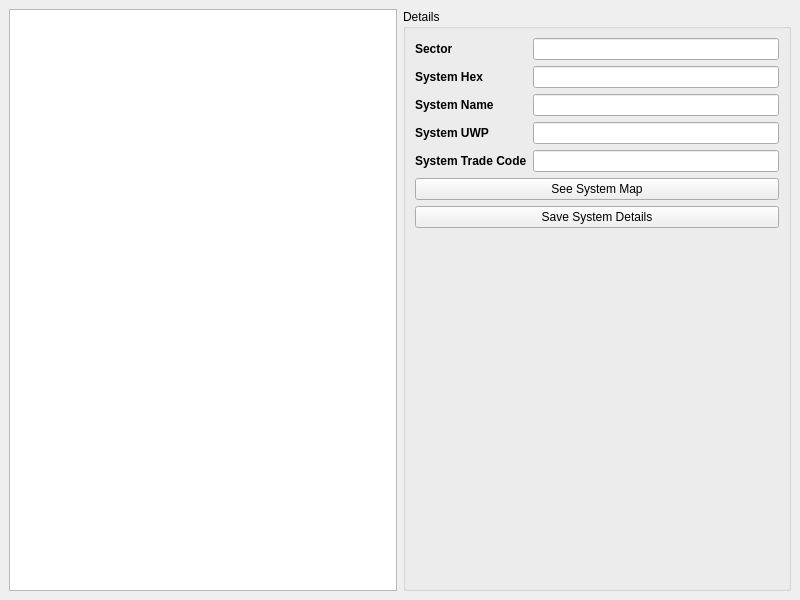
<?xml version="1.0" encoding="UTF-8"?>
<ui version="4.0">
 <class>Window_SectorMap</class>
 <widget class="QMainWindow" name="Window_SectorMap">
  <property name="geometry">
   <rect>
    <x>0</x>
    <y>0</y>
    <width>800</width>
    <height>600</height>
   </rect>
  </property>
  <property name="windowTitle">
   <string>MainWindow</string>
  </property>
  <widget class="QWidget" name="centralwidget">
   <layout class="QHBoxLayout" name="horizontalLayout">
    <item>
     <widget class="MapView" name="mapView"/>
    </item>
    <item>
     <widget class="QGroupBox" name="groupBox">
      <property name="title">
       <string>Details</string>
      </property>
      <layout class="QGridLayout" name="gridLayout">
       <item row="1" column="0">
        <widget class="QLabel" name="label_2">
         <property name="font">
          <font>
           <bold>true</bold>
          </font>
         </property>
         <property name="text">
          <string>System Hex</string>
         </property>
        </widget>
       </item>
       <item row="2" column="0">
        <widget class="QLabel" name="label">
         <property name="font">
          <font>
           <bold>true</bold>
          </font>
         </property>
         <property name="text">
          <string>System Name</string>
         </property>
        </widget>
       </item>
       <item row="6" column="1">
        <widget class="QLineEdit" name="tradeEdit"/>
       </item>
       <item row="1" column="1">
        <widget class="QLineEdit" name="hexEdit">
         <property name="enabled">
          <bool>true</bool>
         </property>
        </widget>
       </item>
       <item row="5" column="1">
        <widget class="QLineEdit" name="uwpEdit"/>
       </item>
       <item row="2" column="1">
        <widget class="QLineEdit" name="nameEdit"/>
       </item>
       <item row="0" column="0">
        <widget class="QLabel" name="label_4">
         <property name="font">
          <font>
           <bold>true</bold>
          </font>
         </property>
         <property name="text">
          <string>Sector</string>
         </property>
        </widget>
       </item>
       <item row="6" column="0">
        <widget class="QLabel" name="label_5">
         <property name="font">
          <font>
           <bold>true</bold>
          </font>
         </property>
         <property name="text">
          <string>System Trade Code</string>
         </property>
        </widget>
       </item>
       <item row="8" column="0" colspan="2">
        <widget class="QPushButton" name="saveSystemButton">
         <property name="text">
          <string>Save System Details</string>
         </property>
        </widget>
       </item>
       <item row="7" column="0" colspan="2">
        <widget class="QPushButton" name="systemMapButton">
         <property name="text">
          <string>See System Map</string>
         </property>
        </widget>
       </item>
       <item row="5" column="0">
        <widget class="QLabel" name="label_3">
         <property name="font">
          <font>
           <bold>true</bold>
          </font>
         </property>
         <property name="text">
          <string>System UWP</string>
         </property>
        </widget>
       </item>
       <item row="0" column="1">
        <widget class="QLineEdit" name="sectorEdit">
         <property name="enabled">
          <bool>true</bool>
         </property>
        </widget>
       </item>
       <item row="9" column="0">
        <spacer name="verticalSpacer">
         <property name="orientation">
          <enum>Qt::Vertical</enum>
         </property>
         <property name="sizeHint" stdset="0">
          <size>
           <width>20</width>
           <height>40</height>
          </size>
         </property>
        </spacer>
       </item>
      </layout>
     </widget>
    </item>
   </layout>
  </widget>
  <widget class="QMenuBar" name="menuBar">
   <property name="geometry">
    <rect>
     <x>0</x>
     <y>0</y>
     <width>800</width>
     <height>25</height>
    </rect>
   </property>
  </widget>
  <action name="actionBack_To_Launcher">
   <property name="text">
    <string>Back To Launcher</string>
   </property>
  </action>
  <action name="actionExport_Data">
   <property name="text">
    <string>Export Data</string>
   </property>
  </action>
  <action name="actionSwitch_Edit_Mode">
   <property name="text">
    <string>Switch Edit Mode</string>
   </property>
  </action>
 </widget>
 <customwidgets>
  <customwidget>
   <class>MapView</class>
   <extends>QGraphicsView</extends>
   <header>Graphics/MapView.h</header>
  </customwidget>
 </customwidgets>
 <resources/>
 <connections/>
</ui>
